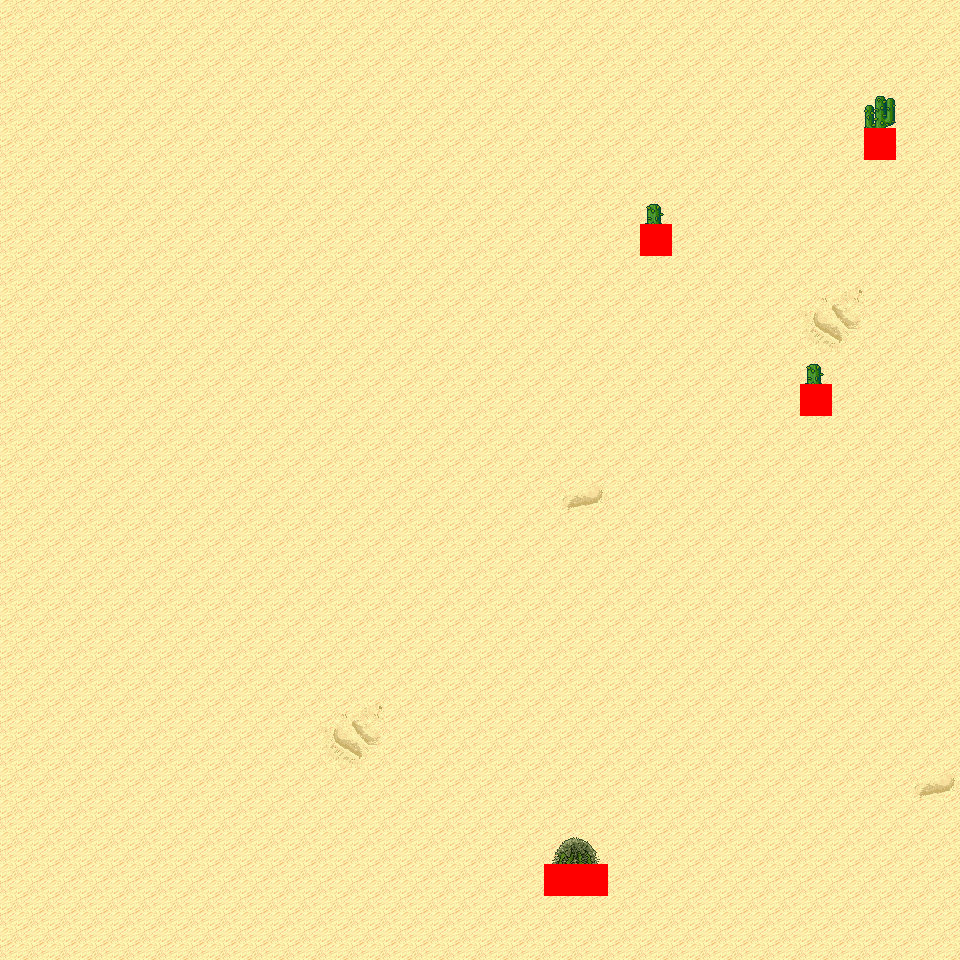

This is a level from a 2D game, rendered from its Tiled map with the project's own tilesets. A one-line summary and the map file follow, with tile-layer data summarised:
An orthogonal 30x30 tile map with 32x32 px tiles, 6 tile layers (Ground, Object, Object2, Above, ...), 6 tilesets and 3 objects (3x mapExit).

<map version="1.0" orientation="orthogonal" renderorder="right-down" width="30" height="30" tilewidth="32" tileheight="32" nextobjectid="4">
  <tileset firstgid="1" name="tileset_logic_collision" tilewidth="32" tileheight="32" tilecount="1" columns="1">
    <image source="../drawable/tileset_logic_collision.png" width="32" height="32" />
  </tileset>
  <tileset firstgid="2" name="tileset_terrain_desert" tilewidth="32" tileheight="32" tilecount="88" columns="8">
    <image source="../drawable/tileset_terrain_desert.png" width="256" height="352" />
  </tileset>
  <tileset firstgid="90" name="tileset_ground_sand_2" tilewidth="32" tileheight="32" tilecount="15" columns="5">
    <image source="../drawable/tileset_ground_sand_2.png" width="160" height="96" />
  </tileset>
  <tileset firstgid="105" name="tileset_plant_cactus_2" tilewidth="32" tileheight="32" tilecount="10" columns="5">
    <image source="../drawable/tileset_plant_cactus_2.png" width="160" height="64" />
  </tileset>
  <tileset firstgid="115" name="tileset_plant_cactus" tilewidth="32" tileheight="32" tilecount="2" columns="1">
    <image source="../drawable/tileset_plant_cactus.png" width="32" height="64" />
  </tileset>
  <tileset firstgid="117" name="tileset_plant_round_cactuses" tilewidth="32" tileheight="32" tilecount="20" columns="10">
    <image source="../drawable/tileset_plant_round_cactuses.png" width="320" height="64" />
  </tileset>
  <layer name="Ground" width="30" height="30">
    <data>[900 cells, 900 non-empty, 7 distinct tile ids]</data>
  </layer>
  <layer name="Object" width="30" height="30">
    <data>[900 cells, 5 non-empty, 4 distinct tile ids]</data>
  </layer>
  <layer name="Object2" width="30" height="30">
    <data>[900 cells, 0 non-empty, 0 distinct tile ids]</data>
  </layer>
  <layer name="Above" width="30" height="30">
    <data>[900 cells, 5 non-empty, 4 distinct tile ids]</data>
  </layer>
  <layer name="Above2" width="30" height="30">
    <data>[900 cells, 0 non-empty, 0 distinct tile ids]</data>
  </layer>
  <layer name="Walkable" width="30" height="30">
    <data>[900 cells, 5 non-empty, 1 distinct tile ids]</data>
  </layer>
  <objectgroup name="MapEvents">
    <object id="1" name="north" type="mapExit" x="0" y="0" width="960" height="32">
      <properties>
        <property name="map" value="level_0_x17_y128" />
        <property name="x" value="0" />
        <property name="y" value="28" />
      </properties>
    </object>
    <object id="2" name="south" type="mapExit" x="0" y="928" width="960" height="32">
      <properties>
        <property name="map" value="level_0_x17_y130" />
        <property name="x" value="0" />
        <property name="y" value="1" />
      </properties>
    </object>
    <object id="3" name="east" type="mapExit" x="928" y="0" width="32" height="960">
      <properties>
        <property name="map" value="level_0_x18_y129" />
        <property name="x" value="1" />
        <property name="y" value="0" />
      </properties>
    </object>
  </objectgroup>
</map>
